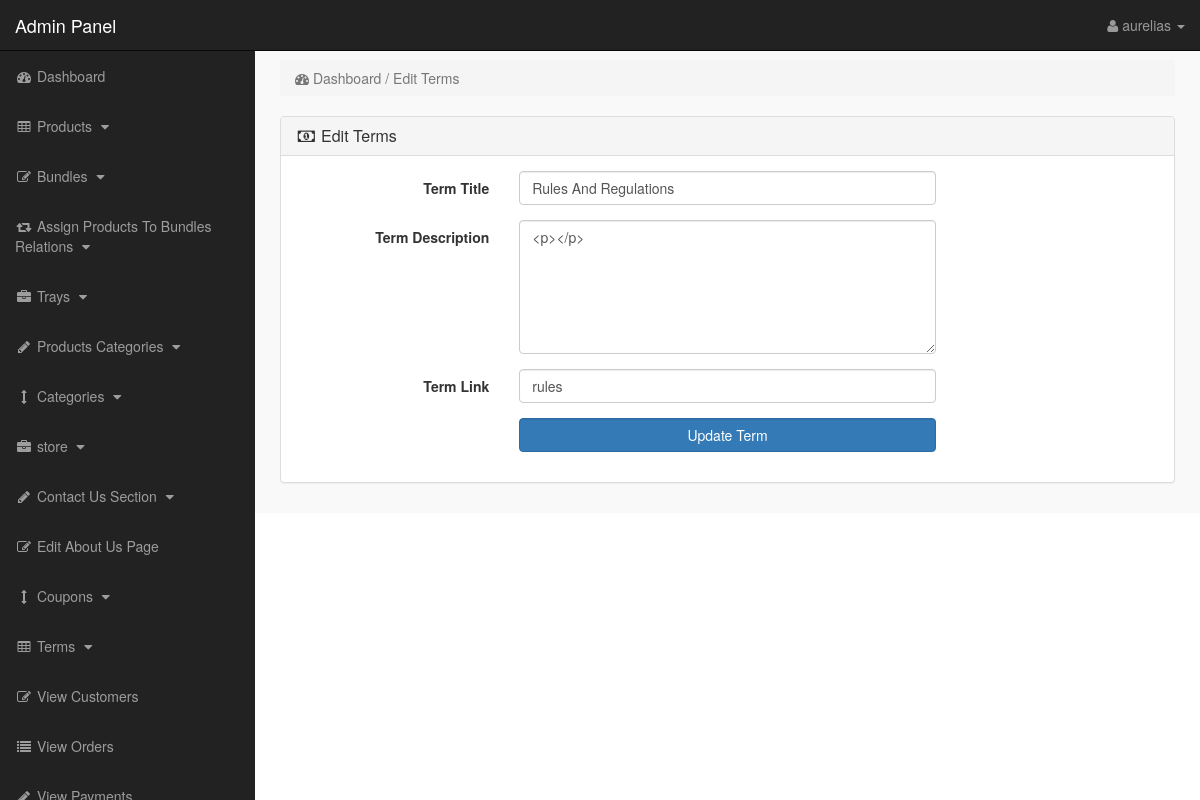
The page /admin_area/index.php?edit_term=1 (signed in) on the database its author committed.
### tables this page shows
CREATE TABLE `terms` (
  `term_id` int(10) NOT NULL,
  `term_title` varchar(100) NOT NULL,
  `term_link` varchar(100) NOT NULL,
  `term_desc` text NOT NULL
);

### admin_area/edit_term.php (the view, shortened to what this page needs)
<?php
if(!isset($_SESSION['admin_email'])){
echo "<script>window.open('login.php','_self')</script>";
}
else {
?>
<?php
if(isset($_GET['edit_term'])){
$edit_id = $_GET['edit_term'];
$get_term = "select * from terms where term_id='$edit_id'";
$run_term = mysqli_query($con,$get_term);
$row_term = mysqli_fetch_array($run_term);
$term_title = $row_term['term_title'];
$term_link = $row_term['term_link'];
$term_desc = $row_term['term_desc'];
}
?>
<div class="row">
<div class="col-lg-12">
<ol class="breadcrumb">
<li class="active">
<i class="fa fa-dashboard"></i> Dashboard / Edit Terms
</li>
</ol>
</div>
</div>
<div class="row">
<div class="col-lg-12">
<div class="panel panel-default">
<div class="panel-heading">
<h3 class="panel-title">
<i class="fa fa-money fa-fw"></i> Edit Terms
</h3>
</div>
<div class="panel-body">
<form class="form-horizontal" action="" method="post">
<div class="form-group">
<label class="col-md-3 control-label"> Term Title </label>
<div class="col-md-6">
<input type="text" name="term_title" class="form-control" value="<?php echo $term_title; ?>">
</div>
</div>
<div class="form-group">
<label class="col-md-3 control-label"> Term Description </label>
<div class="col-md-6">
<textarea name="term_desc" class="form-control" rows="6" cols="19" >
<?php echo $term_desc; ?>
</textarea>
</div>
</div>
<div class="form-group">
<label class="col-md-3 control-label"> Term Link </label>
<div class="col-md-6">
<input type="text" name="term_link" class="form-control" value="<?php echo $term_link; ?>">
</div>
</div>
<div class="form-group">
<label class="col-md-3 control-label"> </label>
<div class="col-md-6">
<input type="submit" name="update" value="Update Term" class="btn btn-primary form-control" >
</div>
</div>
</form>
</div>
</div>
</div>
</div>
<?php } ?>

### admin_area/includes/sidebar.php (shortened to what this page needs)
<?php
if(!isset($_SESSION['admin_email'])){
echo "<script>window.open('login.php','_self')</script>";
}
else {
?>
<nav class="navbar navbar-inverse navbar-fixed-top" >
<div class="navbar-header" >
<a class="navbar-brand" href="index.php?dashboard" >Admin Panel</a>
</div>
<ul class="nav navbar-right top-nav" >
<li class="dropdown" >
<a href="#" class="dropdown-toggle" data-toggle="dropdown" >
<i class="fa fa-user" ></i>
<?php echo $admin_name; ?> <b class="caret" ></b>
</a>
</li>
</ul>
<div class="collapse navbar-collapse navbar-ex1-collapse">
<ul class="nav navbar-nav side-nav">
<li>
<a href="index.php?dashboard">
<i class="fa fa-fw fa-dashboard"></i> Dashboard
</a>
</li>
<li>
<a href="#" data-toggle="collapse" data-target="#products">
<i class="fa fa-fw fa-table"></i> Products
<i class="fa fa-fw fa-caret-down"></i>
</a>
</li>
<li>
<a href="#" data-toggle="collapse" data-target="#bundles">
<i class="fa fa-fw fa-edit"></i> Bundles
<i class="fa fa-fw fa-caret-down"></i>
</a>
</li>
<li>
<a href="#" data-toggle="collapse" data-target="#relations">
<i class="fa fa-fw fa-retweet"></i> Assign Products To Bundles Relations
<i class="fa fa-fw fa-caret-down"></i>
</a>
</li>
<li>
<a href="#" data-toggle="collapse" data-target="#manufacturers">
<i class="fa fa-fw fa-briefcase"></i> Trays
<i class="fa fa-fw fa-caret-down"></i>
</a>
</li>
<li>
<a href="#" data-toggle="collapse" data-target="#p_cat">
<i class="fa fa-fw fa-pencil"></i> Products Categories
<i class="fa fa-fw fa-caret-down"></i>
</a>
</li>
<li>
<a href="#" data-toggle="collapse" data-target="#cat">
<i class="fa fa-fw fa-arrows-v"></i> Categories
<i class="fa fa-fw fa-caret-down"></i>
</a>
</li>
<li>
<a href="#" data-toggle="collapse" data-target="#store">
<i class="fa fa-fw fa-briefcase"></i> store
<i class="fa fa-fw fa-caret-down"></i>
</a>
</li>
<li>
<a href="#" data-toggle="collapse" data-target="#contact_us">
<i class="fa fa-fw fa-pencil"> </i> Contact Us Section
<i class="fa fa-fw fa-caret-down"></i>
</a>
</li>
<li>
<a href="index.php?edit_about_us">
<i class="fa fa-fw fa-edit"></i> Edit About Us Page
</a>
</li>
<li>
<a href="#" data-toggle="collapse" data-target="#coupons">
<i class="fa fa-fw fa-arrows-v"></i> Coupons
<i class="fa fa-fw fa-caret-down"></i>
</a>
</li>
<li>
<a href="#" data-toggle="collapse" data-target="#terms" >
<i class="fa fa-fw fa-table"></i> Terms
<i class="fa fa-fw fa-caret-down"></i>
</a>
</li>
<li>
<a href="index.php?view_customers">
<i class="fa fa-fw fa-edit"></i> View Customers
</a>
</li>
<li>
<a href="index.php?view_orders">
<i class="fa fa-fw fa-list"></i> View Orders
</a>
</li>
<li>
<a href="index.php?view_payments">
<i class="fa fa-fw fa-pencil"></i> View Payments
</a>
</li>
</ul>
</div>
</nav>
<?php } ?>

### admin_area/css/style.css (style rules this page uses)
body { margin-top:100px; }
@media (min-width: 768px) { body { margin-top:50px; } }
.top-nav { padding:0 15px; }
.top-nav>li { display:inline-block; float:left; }
.top-nav>li>a { padding-top:15px; padding-bottom:15px; line-height:20px; color:#999; }
@media (min-width: 768px) { .side-nav { position:fixed; top:51px; width:255px; border-radius:0; overflow-y:auto; background-color: #222; bottom:0; overflow-x:hidden; padding-bottom:40px; } }
@media (min-width: 768px) { .side-nav>li>a { width:255px; } }
.panel-body { border-radius:5px; }

### rows shown on the page
terms: term_title "Rules And Regulations", term_desc "<p></p>", term_link "rules"

### other values the page prints
$admin_name "aurelias"
